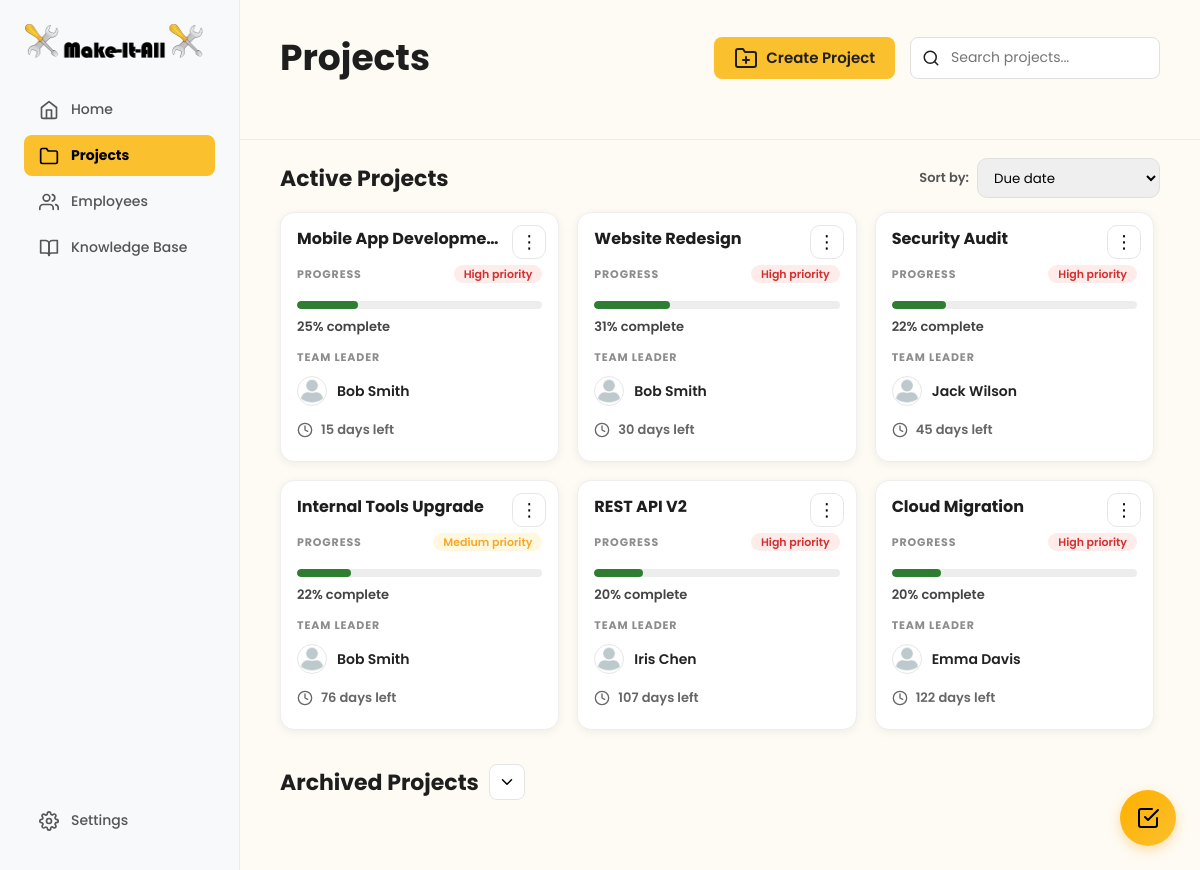
The app's page /user/project/projects-overview.php, older data.
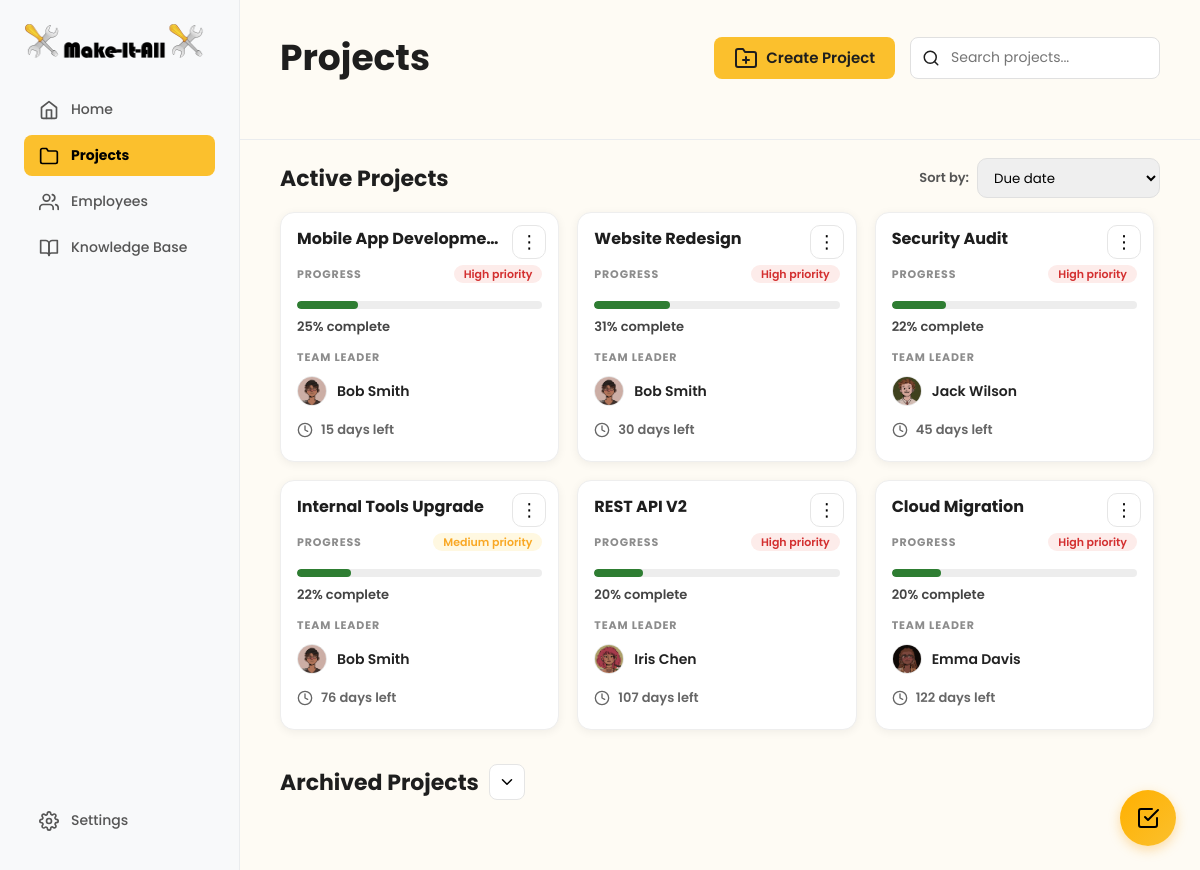
The same page, newer data.
### tables this page shows
CREATE TABLE projects (
    project_id INT AUTO_INCREMENT PRIMARY KEY,
    project_name VARCHAR(255) NOT NULL,
    description TEXT,
    created_by INT NOT NULL COMMENT 'Manager who created the project',
    team_leader_id INT NULL COMMENT 'Assigned team leader',
    start_date DATE NOT NULL,
    deadline DATE NOT NULL,
    estimated_completion_date DATE NULL COMMENT 'Calculated based on velocity',
    completed_date DATE NULL,
    status ENUM('planning', 'active', 'on_hold', 'completed', 'archived') DEFAULT 'active',
    priority ENUM('low', 'medium', 'high') DEFAULT 'medium',
    completion_percentage DECIMAL(5,2) DEFAULT 0.00,
    overdue_tasks_count INT DEFAULT 0,
    resource_level ENUM('sufficient', 'tight', 'under_resourced') DEFAULT 'sufficient',
    created_at TIMESTAMP DEFAULT CURRENT_TIMESTAMP,
    updated_at TIMESTAMP DEFAULT CURRENT_TIMESTAMP ON UPDATE CURRENT_TIMESTAMP,
    archived_at TIMESTAMP NULL,
    FOREIGN KEY (created_by) REFERENCES users(user_id) ON DELETE RESTRICT,
    FOREIGN KEY (team_leader_id) REFERENCES users(user_id) ON DELETE SET NULL,
    INDEX idx_status (status),
    INDEX idx_created_by (created_by),
    INDEX idx_team_leader (team_leader_id),
    INDEX idx_deadline (deadline),
    INDEX idx_priority (priority)
);

CREATE TABLE users (
    user_id INT AUTO_INCREMENT PRIMARY KEY,
    email VARCHAR(255) NOT NULL UNIQUE,
    password_hash VARCHAR(255) NULL COMMENT 'NULL for non-registered employees',
    is_registered BOOLEAN DEFAULT FALSE,
    first_name VARCHAR(100) NOT NULL,
    last_name VARCHAR(100) NOT NULL,
    profile_picture VARCHAR(255) DEFAULT '/default-avatar.png',
    role ENUM('manager', 'team_leader', 'team_member', 'technical_specialist') NOT NULL DEFAULT 'team_member',
    department VARCHAR(100),
    specialties TEXT COMMENT 'JSON array: ["Frontend", "React", "UX Design"]',
    manager_id INT NULL COMMENT 'Self-referencing FK - who manages this user',
    is_active BOOLEAN DEFAULT TRUE,
    last_login TIMESTAMP NULL,
    created_at TIMESTAMP DEFAULT CURRENT_TIMESTAMP,
    updated_at TIMESTAMP DEFAULT CURRENT_TIMESTAMP ON UPDATE CURRENT_TIMESTAMP,
    FOREIGN KEY (manager_id) REFERENCES users(user_id) ON DELETE SET NULL,
    INDEX idx_email (email),
    INDEX idx_role (role),
    INDEX idx_manager (manager_id),
    INDEX idx_is_registered (is_registered),
    INDEX idx_is_active (is_active)
);

### user/project/projects-overview.php (the view, shortened to what the changed rows need)
<?php
$database = new Database();
$db = $database->getConnection();
$isLoggedIn = isset($_SESSION['role'], $_SESSION['email'], $_SESSION['user_id']);
if (!$isLoggedIn) {
  $isManager = true;
  $currentUserId = 1;
} else {
  $role = $_SESSION['role'];
  $isManager = ($role === 'manager');
  $currentUserId = $_SESSION['user_id'];
}
function daysLeft(?string $estimated, ?string $deadline): ?int
{
  $target = $estimated ?: $deadline;
  $today = new DateTime('today');
  $targetDate = new DateTime($target);
  $diff = $today->diff($targetDate);
  return (int)$diff->format('%r%a');
}
$activeSql = "
  SELECT DISTINCT
    p.project_id,
    p.project_name,
    p.description,
    p.team_leader_id,
    p.status,
    p.priority,
    p.deadline,
    p.estimated_completion_date,
    -- live progress (doesn't rely on stored completion_percentage)
    COALESCE(tp.completion_percentage, 0) AS completion_percentage,
    u.first_name AS leader_first_name,
    u.last_name  AS leader_last_name,
    u.profile_picture AS leader_picture
  FROM projects p
  LEFT JOIN users u ON p.team_leader_id = u.user_id
  LEFT JOIN project_members pm ON pm.project_id = p.project_id
  --  task progress subquery (1 row per project)
  LEFT JOIN (
    SELECT
      project_id,
      ROUND(
        (SUM(CASE WHEN status = 'completed' THEN 1 ELSE 0 END) * 100.0) / NULLIF(COUNT(*), 0),
        2
      ) AS completion_percentage
    FROM tasks
    GROUP BY project_id
  ) tp ON tp.project_id = p.project_id
  WHERE p.status IN ('active','planning','on_hold','completed')
    AND p.status <> 'archived'
    AND (
      p.created_by = :uid
      OR p.team_leader_id = :uid
      OR pm.user_id = :uid
    )
  ORDER BY p.deadline ASC
";
$activeStmt = $db->prepare($activeSql);
$activeStmt->execute([':uid' => $currentUserId]);
$activeProjects = $activeStmt->fetchAll(PDO::FETCH_ASSOC);
?>
<!DOCTYPE html>
<html lang="en">
<head>
  <link rel="stylesheet" href="../dashboard.css">
  <link rel="stylesheet" href="projects-overview.css">
</head>
<body id="projects-overview-page">
  <div class="dashboard-container">
    <main class="main-content">
      <header class="projects-header">
        <h1>Projects</h1>
      </header>
      <section class="projects-section" id="active-section">
        <div class="section-top">
          <h2 class="active-projects-title">Active Projects</h2>
        </div>
        <div class="projects-grid-scroll">
          <div class="projects-grid">
            <?php if (count($activeProjects) === 0): ?>
              <div class="empty-state">
                <i data-feather="inbox"></i>
                <p>No current active projects</p>
              </div>
            <?php else: ?>
              <?php foreach ($activeProjects as $p): ?>
                <?php
                $progress = (float)($p['completion_percentage'] ?? 0);
                $days = daysLeft($p['estimated_completion_date'] ?? null, $p['deadline'] ?? null);
                $leaderName = trim(($p['leader_first_name'] ?? '') . ' ' . ($p['leader_last_name'] ?? ''));
                $avatar = $p['leader_picture'] ?? '';
                $status = $p['status'] ?? '';
                if ($status === 'completed') {
                  $dateText = 'Completed';
                  $dateClass = 'days-pill is-completed';
                } elseif ($days === null) {
                  $dateText = 'No date set';
                  $dateClass = 'days-pill';
                } elseif ($days < 0) {
                  $dateText = abs($days) . ' days overdue';
                  $dateClass = 'days-pill is-overdue';
                } elseif ($days === 0) {
                  $dateText = 'Due today';
                  $dateClass = 'days-pill is-due';
                } else {
                  $dateText = $days . ' days left';
                  $dateClass = 'days-pill';
                }
                $priority = strtolower($p['priority'] ?? 'medium');
                ?>
                <article
                  class="project-card"
                  data-name="<?= strtolower(htmlspecialchars($p['project_name'])) ?>"
                  data-progress="<?= (int)$progress ?>"
                  data-deadline="<?= htmlspecialchars($p['deadline'] ?? '') ?>"
                  data-project-id="<?= htmlspecialchars($p['project_id'] ?? '') ?>"
                  data-deadline-text="<?= htmlspecialchars($dateText) ?>"
                  data-deadline-class="<?= htmlspecialchars($dateClass) ?>"
                  data-priority="<?= htmlspecialchars($priority) ?>"
                  data-description="<?= htmlspecialchars($p['description'] ?? '') ?>"
                  data-team-leader-id="<?= htmlspecialchars($p['team_leader_id'] ?? '') ?>"
                  data-team-leader-name="<?= htmlspecialchars($leaderName) ?>">
                  <?php if ($isManager): ?>
                    <div class="card-menu">
                      <button class="card-menu-btn" type="button" aria-label="Project actions">
                        ⋮
                      </button>
                    </div>
                  <?php endif; ?>
                  <h3 class="project-title"><?= htmlspecialchars($p['project_name']) ?></h3>
                  <div class="progress-head">
                    <span class="small-label">PROGRESS</span>
                    <span class="priority-pill priority-<?= htmlspecialchars($priority) ?>">
                      <?= ucfirst(htmlspecialchars($priority)) ?> priority
                    </span>
                  </div>
                  <div class="progress-track" aria-hidden="true">
                    <div class="progress-fill" style="width: <?= (int)round($progress) ?>%;"></div>
                  </div>
                  <div class="progress-text"><?= (int)round($progress) ?>% complete</div>
                  <div class="small-label leader-label">TEAM LEADER</div>
                  <div class="leader-row">
                    <?php if (!empty($avatar)): ?>
                      <img class="leader-avatar" src="<?= htmlspecialchars($avatar) ?>" alt="Leader pfp">
                    <?php else: ?>
                      <div class="leader-avatar leader-avatar--default" aria-hidden="true">
                        <i data-feather="user"></i>
                      </div>
                    <?php endif; ?>
                    <span class="leader-name"><?= htmlspecialchars($leaderName) ?></span>
                  </div>
                  <div class="card-footer">
                    <div class="<?= $dateClass ?>">
                      <i data-feather="clock"></i>
                      <span><?= htmlspecialchars($dateText) ?></span>
                    </div>
                  </div>
                </article>
              <?php endforeach; ?>
            <?php endif; ?>
          </div>
        </div>
      </section>
      <?php if ($isManager): ?>
        <section class="projects-section" id="archived-section">
          <div class="section-top">
            <div class="section-title-with-toggle">
              <h2>Archived Projects</h2>
            </div>
          </div>
        </section>
      <?php endif; ?>
    </main>
  </div>
</body>
</html>

Row changes from the older to the newer data that the page shows:
changed through a linked row, projects "15 days left": team_leader.profile_picture: picture added in place of a placeholder
changed through a linked row, projects "Website Redesign": team_leader.profile_picture: picture added in place of a placeholder
changed through a linked row, projects "Security Audit": team_leader.profile_picture: picture added in place of a placeholder
changed through a linked row, projects "Internal Tools Upgrade": team_leader.profile_picture: picture added in place of a placeholder
changed through a linked row, projects "REST API V2": team_leader.profile_picture: picture added in place of a placeholder
changed through a linked row, projects "Cloud Migration": team_leader.profile_picture: picture added in place of a placeholder
